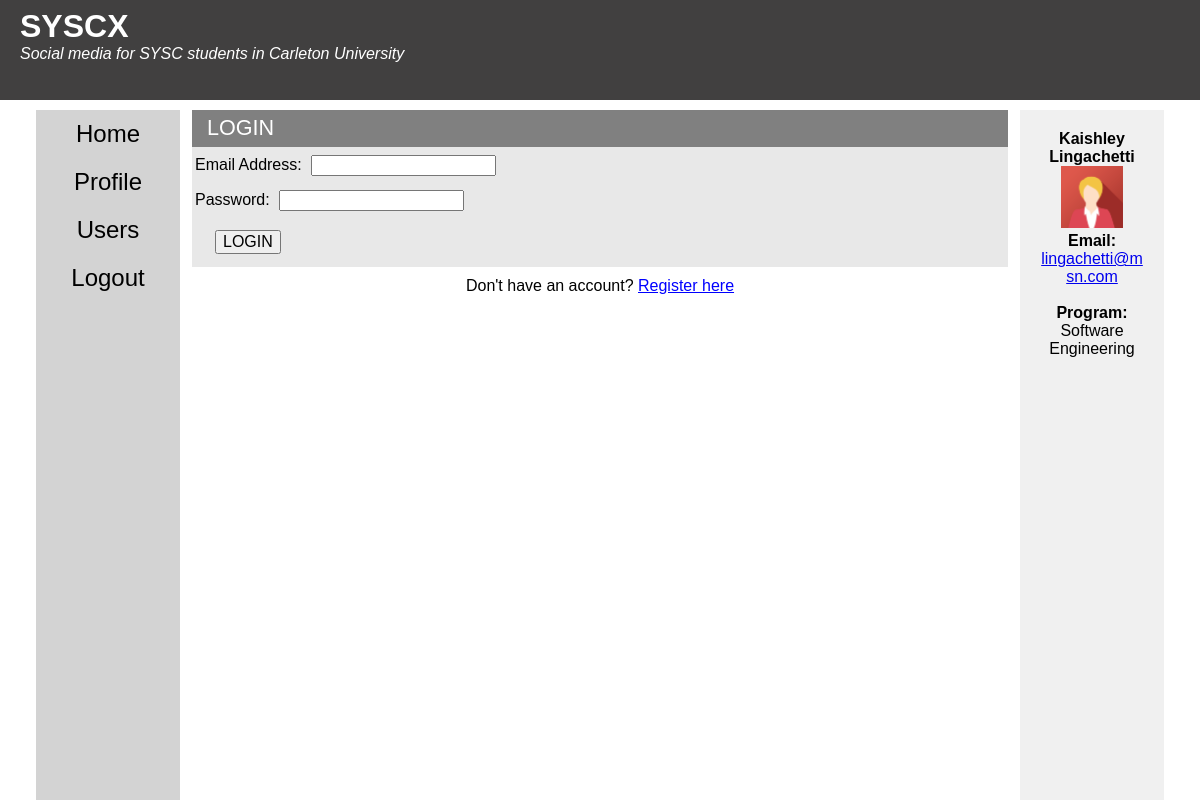
Screenshot of /login.php (signed in) with the database file from the repository.
### tables this page shows
CREATE TABLE `users_info` (
  `student_id` int(10) NOT NULL,
  `student_email` varchar(150) NOT NULL,
  `first_name` varchar(150) NOT NULL,
  `last_name` varchar(150) NOT NULL,
  `DOB` date NOT NULL
);

CREATE TABLE `users_program` (
  `student_id` int(10) NOT NULL,
  `Program` varchar(50) NOT NULL
);

### common/authentication.php (called while the page is built, shortened)
<?php
   include("common/connection.php");
    $student_id = isset($_SESSION["student_id"]) ? (int) $_SESSION["student_id"] : null;
    if ($student_id !== null) {
        $sql = "SELECT * FROM users_info INNER JOIN users_permissions ON users_info.student_id = users_permissions.student_id WHERE users_info.student_id=?";
        $statement = $conn->prepare($sql);
        $statement->bind_param("i", $student_id);
        $statement->execute();
        $auth_result = $statement->get_result();
        if ($auth_result->num_rows === 0) {
            unset($_SESSION["student_id"]);
        } else {
            $isLoggedIn = true;
        }
    }
?>

### common/avatars.php (called while the page is built)
<?php
  $avatars = array(
    1 => "assets/images/img_avatar1.png",
    2 => "assets/images/img_avatar2.png",
    3 => "assets/images/img_avatar3.png",
    4 => "assets/images/img_avatar4.png",
    5 => "assets/images/img_avatar5.png"
  );
?>

### common/user_info.php (the view, shortened to what this page needs)
<?php
  include("common/authentication.php");
  include("common/avatars.php");
  if ($isLoggedIn) {
    $sql = "SELECT * FROM users_info
      INNER JOIN users_program ON users_info.student_id = users_program.student_id
      INNER JOIN users_avatar ON users_info.student_id = users_avatar.student_id
      WHERE users_info.student_id=?;";
    $statement = $conn->prepare($sql);
    $statement->bind_param("i", $student_id);
    $statement->execute();
    $user_info_result = $statement->get_result();
    $row = $user_info_result->fetch_assoc();
    $student_email = $row['student_email'];
    $first_name = $row['first_name'];
    $last_name = $row['last_name'];
    $program = $row['Program'];
    $avatar = (int) $row['avatar'];
    $avatar = $avatar === 0 ? 1 : $avatar;
 }
?>
<div class="info-box">
  <?php if($isLoggedIn): ?>
  <h2><?php echo "$first_name $last_name"; ?></h2>
  <img id="avatar00" src="<?php echo $avatars[$avatar]; ?>" alt="Avatar Image" title="Avatar">
  <p> <strong>Email:</strong> <a href="mailto:<?php echo $student_email; ?>"><?php echo $student_email; ?></a></p> <br>
  <p><strong>Program:</strong> <?php echo $program; ?></p>
  <?php endif; ?>
</div>

### assets/css/style.css (style rules this page uses)
h1, h2, h3, nav, div { font-family: "Trebuchet MS", "Lucida Sans Unicode", "Lucida Grande", "Lucida Sans", Arial, sans-serif; }
body { font-family: "Lucida Sans", "Lucida Sans Regular", "Lucida Grande", "Lucida Sans Unicode", Geneva, Verdana, sans-serif; background-color: #ffffff; }
.info-box { width: 12%; margin: 0; margin-right: 3%; background-color: #f0f0f0; padding: 20px; box-sizing: border-box; text-align: center; word-wrap: break-word; }
#avatar00 { width: 60% ; }

### rows the page displays
users_info: first_name "Kaishley", last_name "Lingachetti", student_email "lingachetti@msn.com", users_program.Program "Software Engineering"
